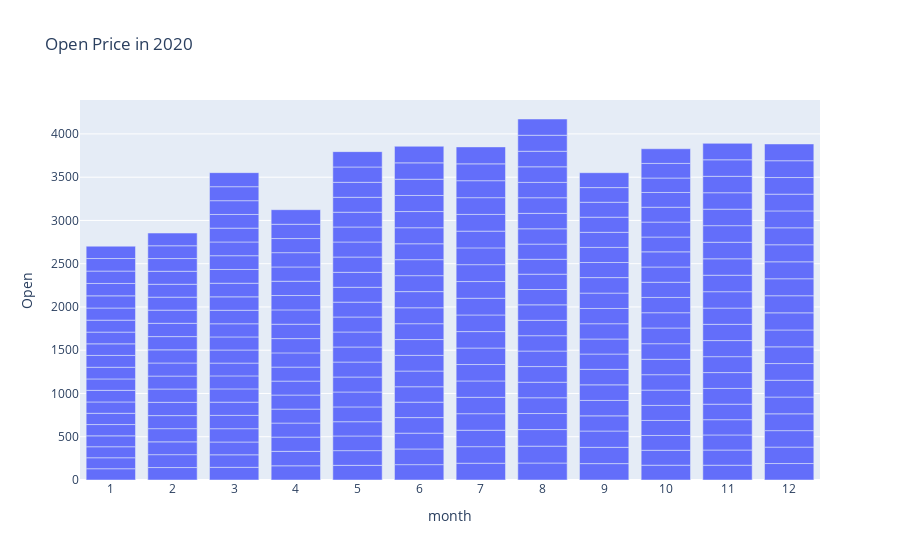

Notebook source saved alongside this figure:
### Code cell
df_2020 = df[df["year"] == 2023]
fig = px.bar(df_2020, x="month", y="Open", title="Open Price in 2023")
fig.update_xaxes(type="category")
fig.show()

### Figure 1 — Plotly figure (JSON) as saved in the notebook; plotly's stock layout.template omitted (floating-point values rounded to 4 significant figures; data arrays with more than 128 entries replaced by an {"elided": "..."} marker saying what was removed)
{"data": [{"alignmentgroup": "True", "hovertemplate": "month=%{x}<br>Open=%{y}<extra></extra>", "legendgroup": "", "marker": {"color": "#636efa", "pattern": {"shape": ""}}, "name": "", "offsetgroup": "", "orientation": "v", "showlegend": false, "textposition": "auto", "type": "bar", "x": {"elided": "250 int values"}, "xaxis": "x", "y": {"elided": "250 float values"}, "yaxis": "y"}], "layout": {"barmode": "relative", "legend": {"tracegroupgap": 0}, "title": {"text": "Open Price in 2020"}, "xaxis": {"anchor": "y", "domain": [0, 1], "title": {"text": "month"}, "type": "category"}, "yaxis": {"anchor": "x", "domain": [0, 1], "title": {"text": "Open"}}}}
